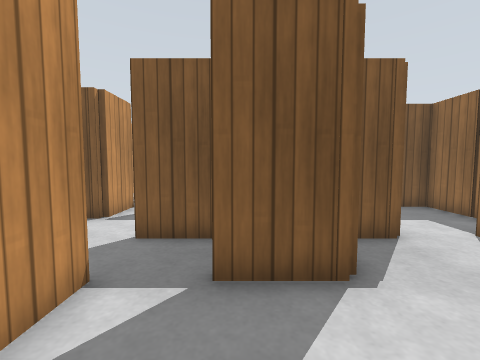
[1] (above)

24 first-person views from a walk through a robot-simulator world made for Gazebo. The camera is 0.86 m above the floor, tilts 4° down and sees 90° across. The floor is counted in squares, 0.5 m on a side. Each view is taken from the middle of a square. On the plan, view 1 faces up. The plan holds only what a view shows up to about 14 squares ahead; the rest is blank. Gazebo's built-in surfaces are drawn with simple patterns.

[2]
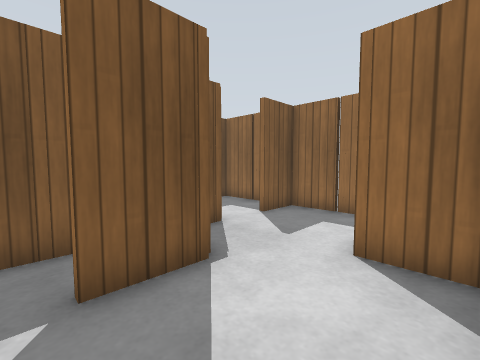

[3]
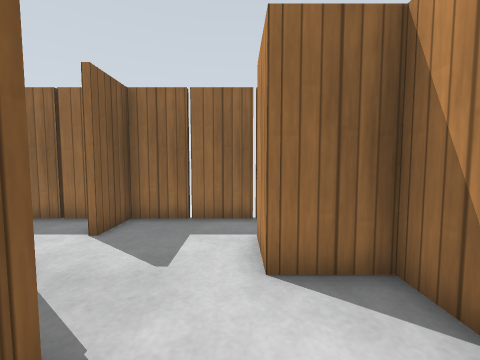

[4]
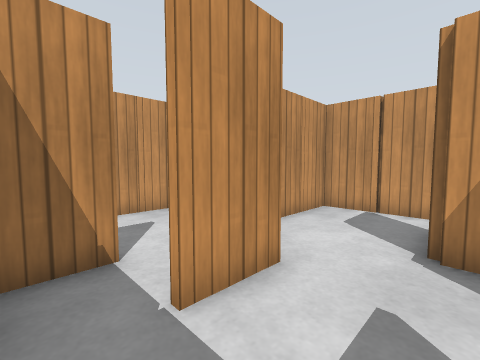

[5]
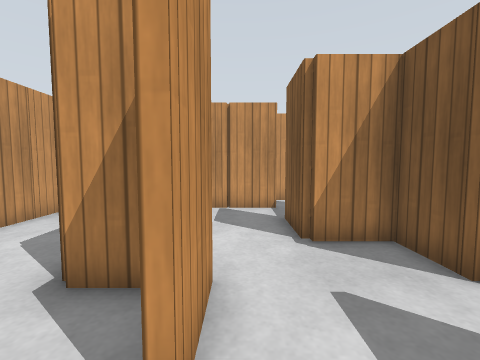

[6]
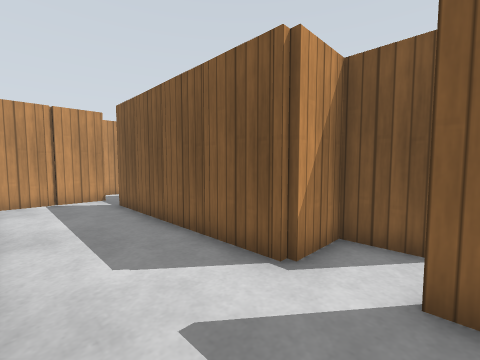

[7]
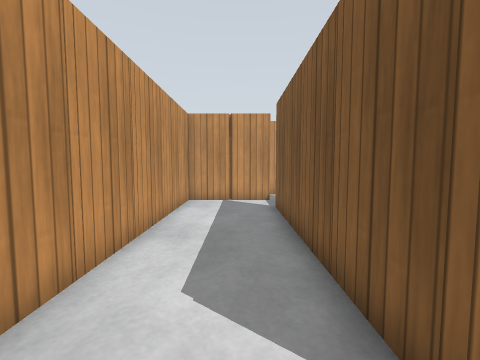

[8]
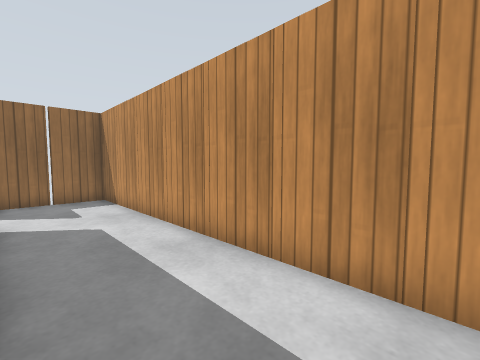

[9]
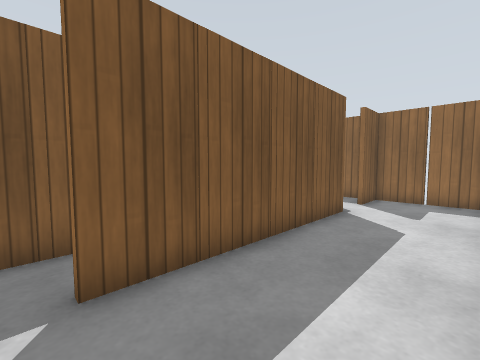

[10]
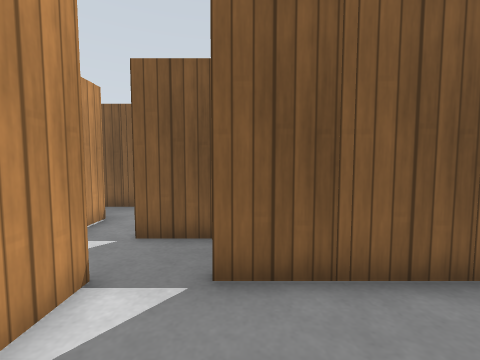

[11]
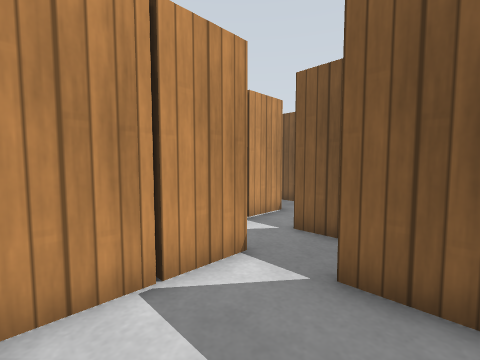

[12]
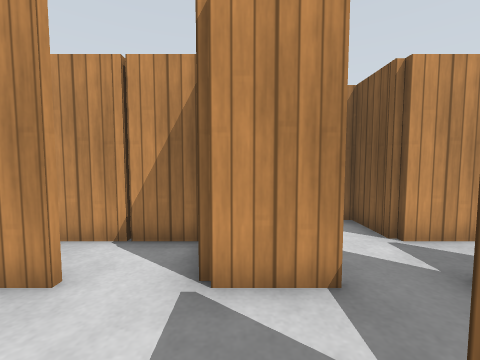

[13]
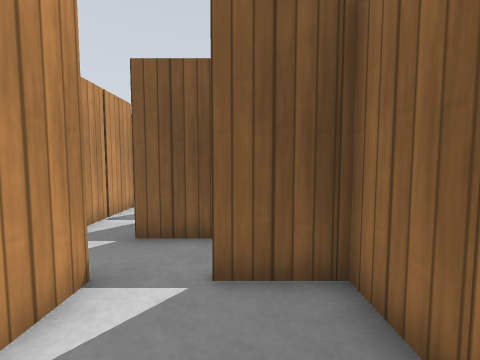

[14]
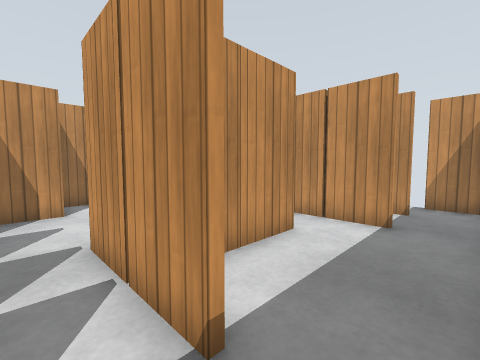

[15]
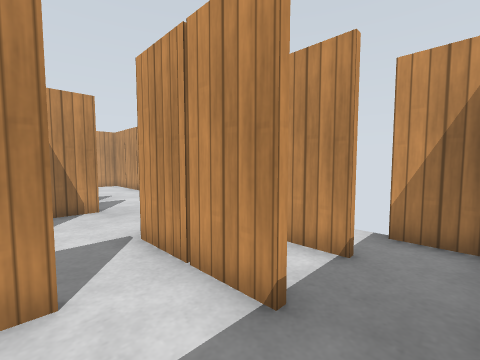

[16]
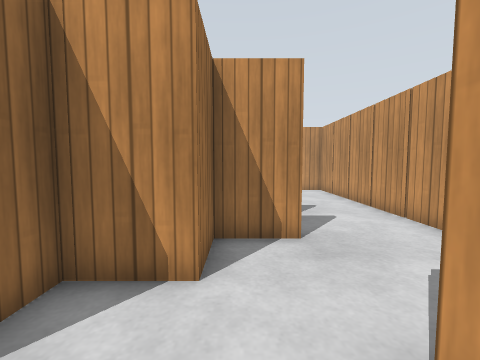

[17]
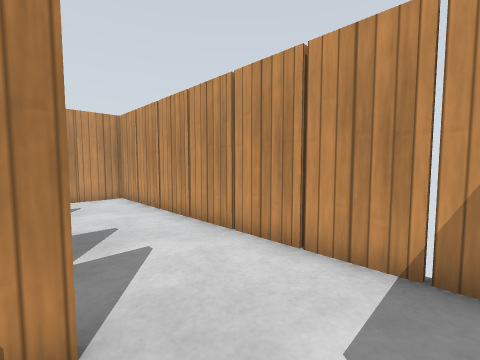

[18]
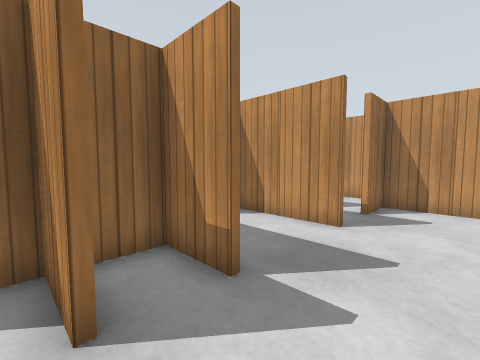

[19]
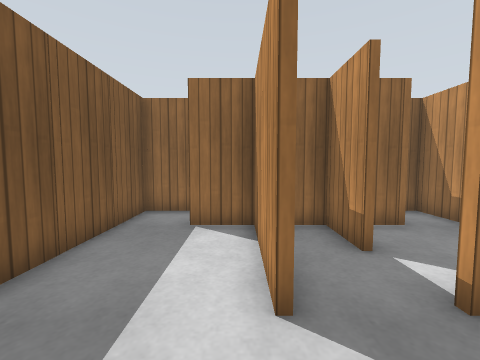

[20]
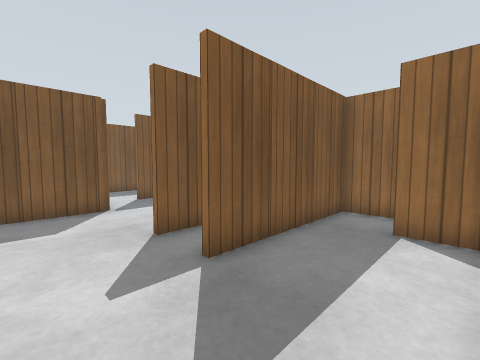

[21]
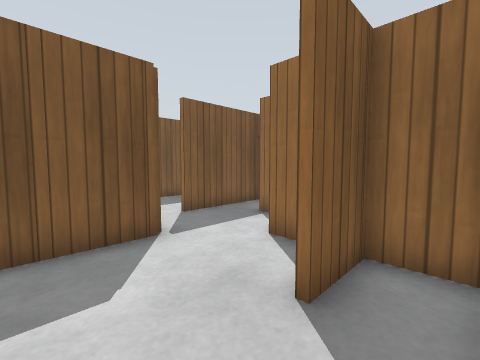

[22]
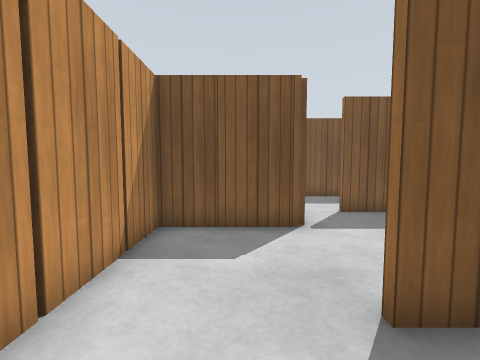

[23]
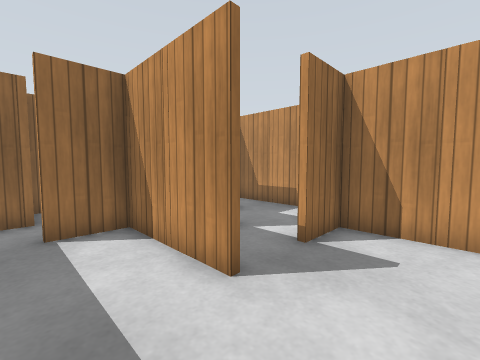

[24]
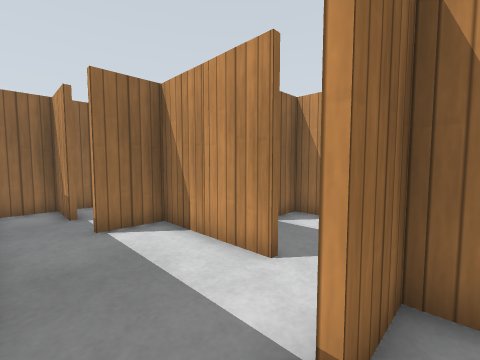

### Floor plan
Points are (right, up) in squares from view 1. A wall is a line through its corners. A room is listed if a view was taken in it or the views show most of it. See-through windows are left out.
Room 1 (views 1, 2, 3, 6, 7, 8, 9, 10, 11, 13, 17, 18, 19, 20, 21, 22, 23)
walls: (-5.4, 1.4) (-6.5, 1.4); (-6.4, 3.4) (-6.4, 4.5); (-4, 1.4) (-4.5, 1.4); (-6.2, -0.5) (-6.2, -4.4) (6.5, -4.4); (-8.2, 3.5) (-8.2, -0.4); (-3.4, -0.6) (-4.5, -0.6); (-7.5, 5.4) (-8.6, 5.4); (-4.2, 5.5) (-4.2, 3.6); (-2.2, 3.5) (-2.2, -0.4) (0.6, -0.4); (-9.4, 5.4) (-10.4, 5.4) (-10.4, 9.6) (-8.4, 9.6) (-8.4, 11.6); (-10.5, -0.4) (-8.5, -0.4); (-6.2, 7.1) (-6.2, 4); (-8.4, -2.6) (-8.4, 3.5); (-1.4, -0.6) (-2.5, -0.6); (-6.5, 7.6) (-5.4, 7.6); (-1.4, 5.4) (-2.5, 5.4); (-11.5, 5.4) (-12.5, 5.4); (-12.5, 1.6) (-8.5, 1.6); (-6.4, -4.5) (-6.4, -4); (0, 5.4) (-0.5, 5.4); (0.6, -0.6) (-0.5, -0.6); (-12.5, 5.6) (-11.5, 5.6); (1.5, 3.4) (-0.5, 3.4); (-11.5, 7.4) (-12.5, 7.4); (-12.4, -2.5) (-12.4, -0.5); (-10.5, -4.4) (-7.5, -4.4); (2.2, -0.4) (3.6, -0.4) (3.6, 1.6) (4.6, 1.6); (-12.5, 7.6) (-10.5, 7.6); (2.6, -0.6) (1.4, -0.6); (-7.4, 11.4) (-8.2, 11.4); (-12.5, 11.4) (-16.2, 11.4) (-16.2, -2.4) (-13.5, -2.4); (-9.5, 13.4) (-10.5, 13.4); (-12.2, 12.5) (-12.2, 11.5); (7.4, -4.5) (7.4, -0.6) (5.5, -0.6)
ways out: opening at (3.5, 1.5) to room 2; opening at (-10, 12) to room 3; opening at (-6, 10) to room 3; opening at (-1.5, 6.8) to room 3
objects: wooden post (-16, -1); wooden post (-16, 1); wooden post (-16, 3); wooden post (-16, 5); wooden post (-16, 7); wooden post (-16, 9); wooden post (-15, -3); wooden post (-15, 11); wooden post (-13, -3); wooden post (-13, 11) to (-12, 11); wooden post (-11, -5); wooden post (-11, 1); wooden post (-11, 5); wooden post (-11, 7); wooden post (-10, 7); wooden post (-9, -5); wooden post (-9, -1); wooden post (-9, 1); wooden post (-9, 5); wooden post (-9, 9); wooden post (-7, -5); wooden post (-7, -3); wooden post (-7, 5); wooden post (-7, 11); wooden post (-6, -3); wooden post (-6, 5); wooden post (-5, -5); wooden post (-5, 1); wooden post (-5, 7); wooden post (-3, -5); wooden post (-3, -1); wooden post (-3, 1); wooden post (-2, 1); wooden post (-1, -5); wooden post (-1, -1); wooden post (-1, 5); wooden post (1, -5); wooden post (1, -1); wooden post (1, 3); wooden post (3, -5); wooden post (3, -1); wooden post (5, -5); wooden post (8, -3)
Room 2 (views 4, 5)
walls: (4.6, 1.4) (3.8, 1.4) (3.8, -0.5); (3.5, 5.4) (1.8, 5.4) (1.8, 3.5); (5.5, -0.4) (7.1, -0.4); (7.4, 0.1) (7.4, 5.4) (5.5, 5.4)
ways out: opening at (3.5, 1.5) to room 1; opening at (5, 6) to room 3
objects: wooden post (3, 5); wooden post (5, 1); wooden post (8, 1); wooden post (8, 3)
Room 3 (views 12, 14, 15, 16, 24)
walls: (-2.4, 14.4) (-2.4, 17.1); (-3.4, 11.4) (-4.5, 11.4); (-4.5, 15.6) (-2.5, 15.6); (-1.5, 9.4) (-2.5, 9.4); (-4.2, 9.5) (-4.2, 7.5); (-6.4, 13.5) (-6.4, 15.5); (-6.2, 15.5) (-6.2, 11.5); (-0.4, 7.5) (-0.4, 8.5); (-7, 17.4) (-10.6, 17.4); (-10.5, 13.6) (-7.5, 13.6); (-12.4, 13.5) (-12.4, 15.5); (-12.2, 15.5) (-12.2, 12.5); (7.4, 7.5) (7.4, 9.4) (6.4, 9.4); (-14.4, 15.5) (-14.4, 14); (-16.2, 17.1) (-16.2, 15.5)
ways out: opening at (-10, 12) to room 1; opening at (-6, 10) to room 1; opening at (-1.5, 6.8) to room 1; opening at (5, 6) to room 2
objects: wooden post (-13, 13); wooden post (-12, 13); wooden post (-10, 18); wooden post (-9, 13); wooden post (-8, 18); wooden post (-7, 13); wooden post (-6, 13); other object (-3, 15); wooden post (-1, 9); wooden post (0, 9); wooden post (8, 7)
Room 4 (no view inside)
walls: (-7.6, 13.4) (-8.5, 13.4)

Positions as (right, up) in squares from view 1, and headings:
1: (0, 0), facing up
2: (-1, 0), facing up-right
3: (0, 2), facing right
4: (7, 4), facing down-left
5: (7, 2), facing left
6: (6, -4), facing up-left
7: (5, -2), facing left
8: (-5, -1), facing down-right
9: (-5, -4), facing up-right
10: (-4, -4), facing up
11: (-3, -4), facing up-left
12: (-1, 8), facing left
13: (-2, 6), facing up
14: (-5, 17), facing down-left
15: (-10, 17), facing down-left
16: (-11, 13), facing down
17: (-12, 10), facing down-left
18: (-15, 8), facing down-right
19: (-15, 2), facing right
20: (-15, 2), facing up-right
21: (-15, 6), facing up-right
22: (-14, 5), facing up
23: (-15, 4), facing down-right
24: (-13, 17), facing down-right
